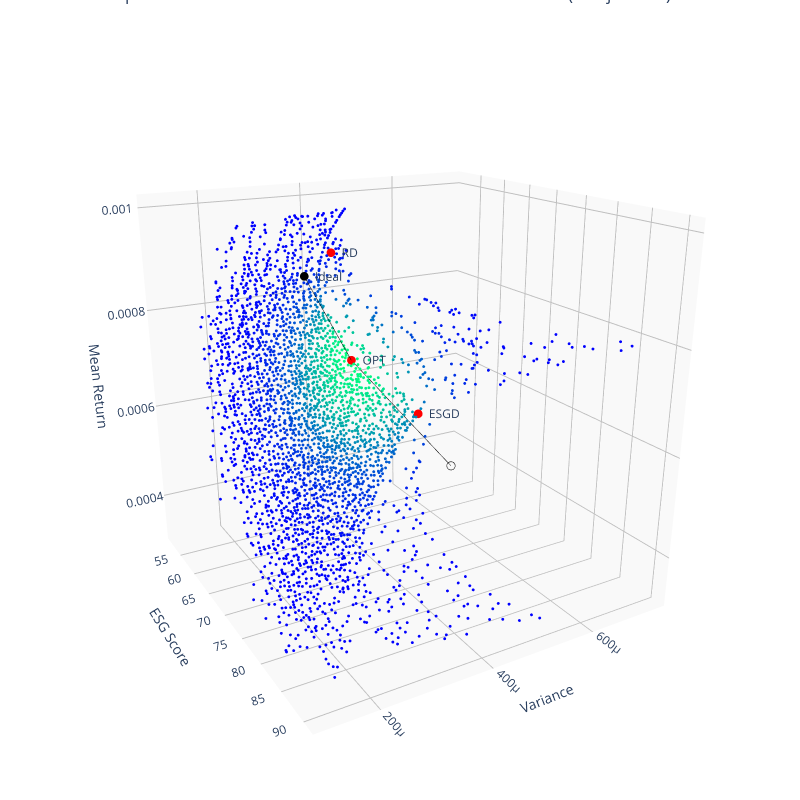

Here is the notebook cell this chart was saved with:
### Markdown cell above
## Plot the $\varepsilon$-Pareto frontier

### Code cell
dot_size_3D = 1.0
opt_dot_size_factor_3D = 3
dot_size_2D = 20 if eMOGA['objfun_dim'] == 2 else 2.5
opt_dot_size_factor_2D = 4 if eMOGA['objfun_dim'] == 2 else 10

eMOGA['signs'] = np.array(eMOGA['param']['signs'])
cmap = 'winter'
if 'graph options' not in eMOGA:
    eMOGA['graph options'] = dict()
eMOGA['graph options']['obj_ord_3D'] = [2, 1, 0]
eMOGA['graph options']['dot_size_3D'] = dot_size_3D
eMOGA['graph options']['opt_dot_size_factor_3D'] = opt_dot_size_factor_3D
eMOGA['graph options']['3D_view'] = {
    'azimuth': -30,
    'elevation': 20,
    'distance': 2.5,
}

evu.plot_Pareto_Front(eMOGA, cmap=cmap, plotly=True, plot_optims=True)

### Figure 1 — Plotly figure (JSON) as saved in the notebook; plotly's stock layout.template omitted (floating-point values rounded to 4 significant figures; data arrays with more than 128 entries replaced by an {"elided": "..."} marker saying what was removed)
{"data": [{"hovertemplate": "ESG Score  =%{x}<br>Variance   =%{y}<br>Mean Return=%{z}<br>Color=%{marker.color}<extra></extra>", "legendgroup": "", "marker": {"color": {"elided": "2890 float values"}, "coloraxis": "coloraxis", "size": 1, "symbol": "circle"}, "mode": "markers", "name": "", "scene": "scene", "showlegend": false, "type": "scatter3d", "x": {"elided": "2890 float values"}, "y": {"elided": "2890 float values"}, "z": {"elided": "2890 float values"}}, {"marker": {"color": "black", "size": 3, "symbol": "circle-open"}, "mode": "markers", "name": "Nadir", "showlegend": false, "type": "scatter3d", "x": [51.34], "y": [0.0007399], "z": [0.00032]}, {"mode": "text", "showlegend": false, "text": ["Nadir"], "textposition": "middle right", "type": "scatter3d", "x": [51.34], "y": [0.0007399], "z": [0.00032]}, {"marker": {"color": "black", "size": 3, "symbol": "circle"}, "mode": "markers", "name": "Ideal", "showlegend": false, "type": "scatter3d", "x": [90.74], "y": [0.0001109], "z": [0.001004]}, {"mode": "text", "showlegend": false, "text": ["Ideal"], "textposition": "middle right", "type": "scatter3d", "x": [90.74], "y": [0.0001109], "z": [0.001004]}, {"marker": {"color": "red", "size": 3, "symbol": "circle"}, "mode": "markers", "name": "RD", "showlegend": false, "type": "scatter3d", "x": [68.57], "y": [0.0003188], "z": [0.0009454]}, {"mode": "text", "showlegend": false, "text": ["RD"], "textposition": "middle right", "type": "scatter3d", "x": [68.57], "y": [0.0003188], "z": [0.0009454]}, {"marker": {"color": "red", "size": 3, "symbol": "circle"}, "mode": "markers", "name": "ESGD", "showlegend": false, "type": "scatter3d", "x": [85.67], "y": [0.0003209], "z": [0.0007393]}, {"mode": "text", "showlegend": false, "text": ["ESGD"], "textposition": "middle right", "type": "scatter3d", "x": [85.67], "y": [0.0003209], "z": [0.0007393]}, {"marker": {"color": "red", "size": 3, "symbol": "circle"}, "mode": "markers", "name": "OPT", "showlegend": false, "type": "scatter3d", "x": [79.58], "y": [0.000263], "z": [0.0008092]}, {"mode": "text", "showlegend": false, "text": ["OPT"], "textposition": "middle right", "type": "scatter3d", "x": [79.58], "y": [0.000263], "z": [0.0008092]}, {"line": {"color": "black", "width": 1}, "mode": "lines", "showlegend": false, "type": "scatter3d", "x": [90.74, 79.58], "y": [0.0001109, 0.000263], "z": [0.001004, 0.0008092]}, {"line": {"color": "black", "width": 1}, "mode": "lines", "showlegend": false, "type": "scatter3d", "x": [51.34, 79.58], "y": [0.0007399, 0.000263], "z": [0.00032, 0.0008092]}], "layout": {"coloraxis": {"colorbar": {"title": {"text": "Color"}}, "colorscale": {"elided": "256x2 mixed values"}, "showscale": false}, "height": 800, "legend": {"tracegroupgap": 0}, "margin": {"b": 0, "l": 0, "r": 0, "t": 0}, "scene": {"camera": {"center": {"x": 0, "y": 0, "z": 0}, "eye": {"x": 2.034, "y": -1.175, "z": 0.8551}, "up": {"x": 0, "y": 0, "z": 1}}, "domain": {"x": [0, 1], "y": [0, 1]}, "xaxis": {"backgroundcolor": "rgba(0, 0, 0, 0.025)", "gridcolor": "rgba(0, 0, 0, 0.25)", "showbackground": true, "title": {"text": "ESG Score  "}, "zerolinecolor": "rgba(0, 0, 0, 0.025)"}, "yaxis": {"backgroundcolor": "rgba(0, 0, 0, 0.025)", "gridcolor": "rgba(0, 0, 0, 0.25)", "showbackground": true, "title": {"text": "Variance   "}, "zerolinecolor": "rgba(0, 0, 0, 0.025)"}, "zaxis": {"backgroundcolor": "rgba(0, 0, 0, 0.025)", "gridcolor": "rgba(0, 0, 0, 0.25)", "showbackground": true, "title": {"text": "Mean Return"}, "zerolinecolor": "rgba(0, 0, 0, 0.025)"}}, "title": {"text": "3D Scatter plot of the Pareto frontier of Mean - Variance - ESG Score (3 objectives) - Eurostoxx50"}, "width": 800}}
